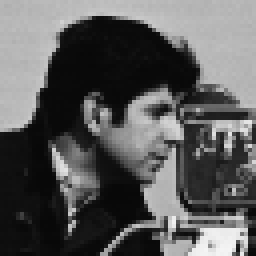
%> input picture AUX files/image_Cameraman64.bmp, 64 x 64 px (shown 4 times larger)
$ octave HSPhR_DEMO_code.m   (GNU Octave 9; MATLAB toolbox functions it lacks are replaced by stand-ins)
%> lines starting %> are read from the running program, lines starting %| are printed output that depends on the picture
### AUX files/Refraction_Cauchy.m
function [n,glass] =Refraction_Cauchy(lambda,glass_type)

%% calculate refractive indeces for lambda_0, lambda and focal distance for lambda

%% B and C depend on material
% Material                   B       C (mkm2)
% Fused silica              1.4580  0.00354
% Borosilicate glass BK7  1.5046  0.00420
% Hard crown glass K5       1.5220  0.00459
% Barium crown glass BaK4   1.5690  0.00531
% Barium flint glass BaF10  1.6700  0.00743
% Dense flint glass SF10  1.7280  0.01342

%% Cauchy formula
%% Take
switch glass_type
    case 1 %BK7
        glass='BK7';
B=  1.5046; C=0.00420*1e-12;
% n_0=B+C/lambda_0^2;
    case 2 %fused silica
        glass='fused silica';
        B=  1.4580; C=0.00354*1e-12;
    case 3 %
        glass='Hard crown glass K5';
        B=  1.5220; C=0.00459*1e-12;
    case 4 %
        glass='Barium crown glass BaK4';
        B=  1.5690; C=0.00531*1e-12;
    case 5 %
        glass='Barium flint glass BaF10';
        B=  1.6700 ; C=0.00743*1e-12;
    case 6 %
        glass='Dense flint glass SF10';
        B=  1.7280; C=0.01342*1e-12;
    case 7 %
        glass='approach to LCD';
        B=  1.5; C=0.05*1e-12;
end

%%
n=B+C./(lambda.^2);
% lambda_0 - reference wavelength
% lambda
% f=f_0*(n_0-1)/(n-1);


end

### AUX files/arrayshift.m
function [Y] = arrayshift(ARRAY)
temp1=fftshift(ARRAY,1);
Y=fftshift(temp1,2);
end

### HSPhR_DEMO_code.m
%% %%%%%%%%%%%%%%%%%%%%%%%%%%%%%%%%%%%%%%%%%%%%%%%%%%%%%%%%%%%%%%%%%%%%%%%%
%  Demo-code for hyperspectral quantitative phase
%  imaging from spectrally multiplexed observations,
%  I. Shevkunov, V. Katkovnik,  K.Eguazarian, 2023
%% %%%%%%%%%%%%%%%%%%%%%%%%%%%%%%%%%%%%%%%%%%%%%%%%%%%%%%%%%%%%%%%%%%%%%%%%
%
% Copyright (c) 2020-2023 Tampere University.
% All rights reserved.
% This work (software, material, and documentation) shall only
% be used for nonprofit noncommercial purposes.
% Any unauthorized use of this work for commercial or for-profit purposes
% is prohibited.
%
% AUTHORS:
%     I. Shevkunov, V. Katkovnik, K.Eguazarian
%     email: igor.shevkunov@tuni.fi
%
%%%%%%%%%%%%%%%%%%%%%%%%%%%%%%%%%%%%%%%%%%%%%%%%%%%%%%%%%%%%%%%%%%%%%%%%%%%%
clear
close all

addpath('.\AUX files')
fprintf ('\n Initialization started \n')
tic
%% ---------General parameters -------------
n1 = 64;                         % image size in dimension 1
n2 = 64;                         % image size in dimension 2
distance = 0.002;                % propagation distance between object and sensor
dx = 3.45e-6;                    % pixel size of sensor
K = 6;                           % number of wavelengths
T = 18;                          % number of masks and experiments
nn = 150;                        % number of iterations

%% --------- Options for running reconstruction ------------------
do_CCF_filtering=1;              % 1 - CCF filtering is on; 0 - off
do_Lagrange=1;                   % 1 - Lagrange variable are calculated; 0 - not
betta_CCF=0.3;                   % reconstruction parameter
%% Effects of Lagrange Multipliers and CCF: demonstration
it_start1=10;                    % iteration number to turn  on Lagrange variables
it_start2=50;                    % iteration number to turn on CCF

%% ------------ Wavelength spectrum-----------------------
lambda1 = 550e-9;                % The first wavelength of the range
lambda_end = 950e-9;%            % the last wavelength of the range

delta_lambda = (lambda_end-lambda1)/(K-1);
lambda_set = lambda1:delta_lambda:lambda_end; % wavelengths set

%% ------------ Refractive index creation --------------------------------
glass_type=1;                    % 1 is for BK7 glass
n_ref = Refraction_Cauchy(lambda_set,glass_type); %refractive index according to Cauchy's equation

%% ------------ Noise parameters --------------------------------------------
do_poisson_noise = 0;            % 1 - is for Poisson noise; 0 - Gaussian noise
sigma = 0.001;                   % standard deviation for Gaussian noise
gamma_gauss = 20*sigma^2;        % reconstruction parameter
noise_type = 'Gaussian noise';   % prefix for figures

if do_poisson_noise
   noise_type = 'Poisson noise';      % prefix for figures
   kappa = 170000;                    % Poisson noise parameter
   gamma_poisson = 6/kappa;           % reconstruction parameter
end
%% Make Hyperspectral complex-valued object
%--------(1) upload images for amplitude and phase ------------------------
x_phase = double(imread('image_Cameraman64.bmp'))/255; % upload cameraman 64x64 image
%> x_phase: size 64x64 double; min 0.0314, max 0.957, mean 0.356
x_ampl = double((imread('peppers_gray.png')))/255;     % upload peppers image
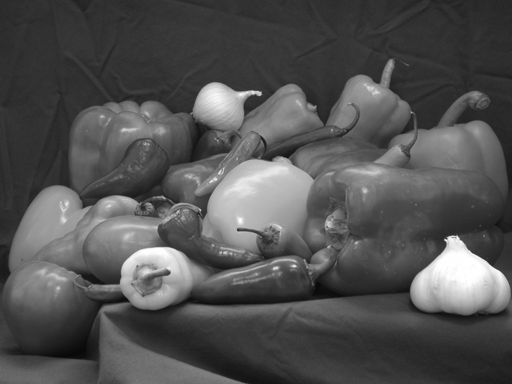
%> input picture AUX files/peppers_gray.png, 512 x 384 px
%> x_ampl: size 384x512 double; min 0.0314, max 1, mean 0.32
x_ampl = x_ampl(211+(1:n1),246+(1:n2));                % crop 64x64 part from peppers
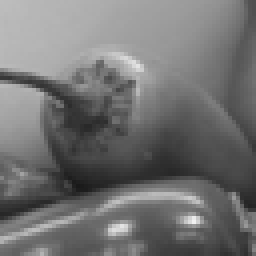
%> x_ampl: size 64x64 double (shown 4 times larger); min 0.098, max 0.949, mean 0.447

%--------(2) create phase shifting properties of the object w.r.t. wavelenghts and refractive index
s_lambda = 0;
for lambda = lambda_set
    s_lambda = s_lambda+1;
    varphi(:,:,s_lambda) = x_phase*lambda1*2*pi/lambda*(n_ref(s_lambda)-1); % lambda1 for scaling
    fprintf ('.')
end
%> after the loop, s_lambda = 6
%--------(3) Make a Hyperspectral object ----------------------------------
x = x_ampl.*exp(1j*varphi);

%--------(4) Make zero-padding for angular spectrum proper propagation ---------------------
Nzp  =  ceil(max(lambda_set)*distance/(dx)^2);   % zero-padding size
if rem(Nzp,2)~= 0;Nzp = Nzp+1;end % zero-padding size needed to be even
x = padarray(x,[Nzp/2 Nzp/2]);
object_coord_1=Nzp/2+(1:n1);
object_coord_2=Nzp/2+(1:n2);
%% Masks creation
Masks_set = zeros(Nzp+n1,Nzp+n2,K,T,'single');       % preallocation
s_lambda = 0;
for lambda = lambda_set
    s_lambda = s_lambda+1;
    rng(44)
    for t = 1:T %% Masks depending on wavelength and refractive index
        temp = randsrc(n1,n2,[0 pi/2 -pi/2 pi/4  -pi/4])/lambda*lambda1*(n_ref(s_lambda)-1);% lambda1 for scaling
        temp = exp(1j*temp);
        Masks_set(:,:,s_lambda,t) = padarray(temp,[round(Nzp/2) round(Nzp/2)],1); %used masks set
        fprintf ('.')
    end
end
%% Angular Spectrum (AS) Propagation operator
%--------- (1) AS Transfer Function ------------------------------
[LL,KK,~] = size(x);
%> LL = 224; KK = 224
k = single(-KK/2:KK/2 - 1);
%> k = 224 values from -112 to 111
l = single(-LL/2:LL/2 - 1);
%> l = 224 values from -112 to 111
[k,l] = meshgrid(k,l);
AS = zeros(size(x));
s_lambda = 0;
for lambda = lambda_set
    s_lambda = s_lambda+1;
    shift = 2*pi/lambda*distance;
    U = 1 - lambda^2*((k/(dx*KK)).^2+(l/(dx*LL)).^2);
    TFunc = exp(1i*2*pi/lambda*distance*sqrt(U)); TFunc(U<0) = 0;
    AS(:,:,s_lambda) = (TFunc)*exp(-1j*shift);   %% AS Trunsfer function
end
clear k l U
%--------- (2) hyperspectral propagation with masks included ----------------
A = @(wf,Masks) ifft2(arrayIshift(AS.*(arrayshift(fft2(conj(Masks).*wf))))); % forward propagation
At = @(wf, Masks) Masks.*ifft2(arrayIshift(conj(AS).*arrayshift(fft2(wf)))); % backward propagation
%% Observations model
%-------preallocations-----------------------------------------------------
B = zeros(LL,KK,K,T,'single');
BB = zeros(LL,KK,K,T,'single');
D = zeros(LL,KK,K,T,'single');
Y = zeros(LL,KK,T,'single');
Z = zeros(LL,KK,T,'single');
%-------observations creation ---------------------------------------------
for t = 1:T %create observations for each mask
    Masks = (Masks_set(:,:,:,t));
%> (the run ends here)
